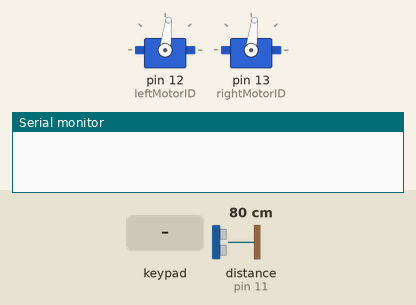
The sketch below on a simulated Arduino Uno, built with avr-gcc and run on an emulated ATmega328P. On the bench: 2 × servo, the last lines printed to the serial monitor. The inputs (shaded band) are chosen by the test bench; at power-on: distance to the obstacle (sensor on pin 11) 80 cm. The echo pulse lasts 58.3 µs per cm.

Above: at 1.2 s.
1.3 s: keypad keys 5 2 8 8 pressed 0.4 s apart
At 3.9 s:
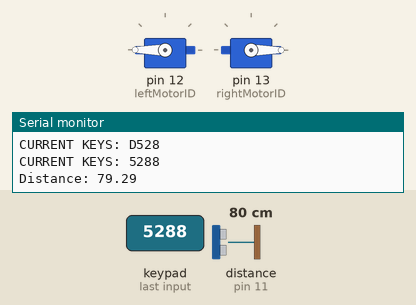
4.4 s: distance to the obstacle (sensor on pin 11) set to 7 cm
5.9 s: distance to the obstacle (sensor on pin 11) set to 4 cm
At 6.9 s:
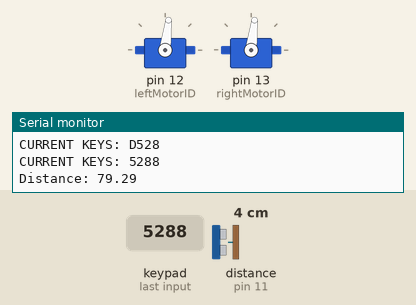
Timing chart, 0 to 8.9 s (numbered marks = the images above; inputs shaded):
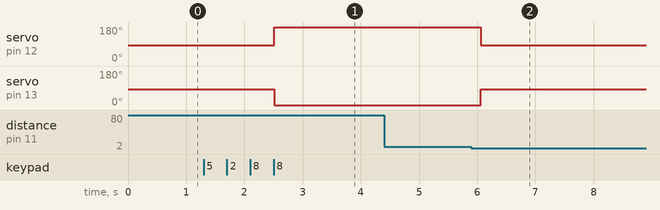

The sketch:

servorobot.ino
```cpp
#include <Servo.h>
#include <Keypad.h>

// D I/O ports for the servo motors
const int leftMotorID= 12;
const int rightMotorID = 13;

// ports for the ultrasonic sensor
const int trigPin = 10;
const int echoPin = 11;

// Time since arduino booted up
unsigned long time;

long duration;
double distance;

// Define Arduino Keypad
const byte ROWS = 4;
const byte COLS = 4;
char hexaKeys[ROWS][COLS] = {
  {'1', '2', '3', 'A'},
  {'4', '5', '6', 'B'},
  {'7', '8', '9', 'C'},
  {'*', '0', '#', 'D'}
};
byte rowPins[ROWS] = {6,7,8,9};
byte colPins[COLS] = {2,3,4,5};
Keypad customKeypad = Keypad(makeKeymap(hexaKeys), colPins, rowPins, ROWS, COLS);

// Constant team number list to compare the current list of keys to
const char teamNumberList[] = {'5','2','8','8'};
// Current list of keys pressed
char keysList[] = {'A','B','C','D'};

// Define servos
Servo leftMotor, rightMotor;
// Define value used to stop servos from rotating
int stopValue = 1410;// 1410

// Define the last key pressed/the key pressed in the current loop
char currentKey;

// Arduino initialization -> startup code
void setup() {
  Serial.begin(9600);
 leftMotor.attach(leftMotorID);
 rightMotor.attach(rightMotorID);
 stopMotors();
 pinMode(trigPin,OUTPUT); // Sets the trigPin as an output
 pinMode(echoPin,INPUT); // sets the echoPin as an input

}

// Main Arduino loop
void loop() {
  currentKey = customKeypad.getKey();
  // If a key is pressed, add it to the current stack of 4 keys
  if(currentKey != NO_KEY) {

    arrayInsert(keysList,currentKey);
    // Print last 4 keys in stack to user
    Serial.print("CURRENT KEYS: ");
    printCharArray(keysList);
    // If the last 4 keys pressed is the team number (5288), get the car to move forward
    if(doArraysMatch(teamNumberList,keysList)) {
      Serial.print("Distance: ");
      Serial.println(getDistance());
      driveForward(5);
    }
  }

}
// Swap two items in a character array
void swap(char listToSwap[], byte index1, byte index2) {
    char switcher = listToSwap[index1];
    listToSwap[index1] = listToSwap[index2];
    listToSwap[index2] = switcher;
}

// Drive robot forward until distance
void driveForward(double distConstantCM) {
  while(getDistance() > distConstantCM) {
    leftMotor.write(180);
    rightMotor.write(0);
    delay(250);
  }
  stopMotors();
}

// Stop both car motors
void stopMotors() {
  leftMotor.writeMicroseconds(stopValue-15);
  rightMotor.writeMicroseconds(stopValue-10);
}

// Check if arrays (of size 4) match
bool doArraysMatch(char list1[], char list2[]) {
  bool arraysMatch = true;
  for(int i = 0; i < 4; i++) {
    if(list1[i] !=list2[i]) {
      arraysMatch = false;
    }
  }
  return arraysMatch;
}

// Append item to character array, pushing out the first element (size 4)
void arrayInsert(char listToBubble[], char toBubble) {
  int listSize =  sizeof(listToBubble);
  char savedVariable1 = toBubble;
  char savedVariable2;
  for(int i = 3;  i >-1; i--) {
    savedVariable2 = listToBubble[i];
    listToBubble[i] = savedVariable1;
    savedVariable1 = savedVariable2;

  }
}
// Print a character array to the user
void printCharArray(char listToPrint[]) {
  int listSize = sizeof(listToPrint);
  for(int i = 0; i < 4; i++) {
    Serial.print(listToPrint[i]);
  }
  Serial.print("\n");
}
// returns distance in centimetres
double getDistance() {
  // reset sensor
  digitalWrite(trigPin, LOW);
  delayMicroseconds(2);
  // Sets the trigPin on HIGH state for 10 micro seconds
  digitalWrite(trigPin, HIGH);
  delayMicroseconds(10);
  digitalWrite(trigPin, LOW);
  // Reads the echoPin, returns the sound wave travel time in microseconds
  duration = pulseIn(echoPin, HIGH);
  // Calculating the distance
  // d = velocity*time -> velocity is speed of sound/2 because the sound waves bounce back
  distance= duration*0.034/2;
  return distance;
}
```

Measured:
- the behaviour switches between 6 and 5 cm on distance to the obstacle (sensor on pin 11) (found by bisection; images 1 and 2)
- after the input at 1.3 s, servo on pin 12 (leftMotorID): 83° → 180° after 1.2 s; servo on pin 13 (rightMotorID): 83° → 0° after 1.2 s
- after the input at 4.4 s, every drawn part: stays the same
- after the input at 5.9 s, servo on pin 12 (leftMotorID): 180° → 83° after 0.16 s; servo on pin 13 (rightMotorID): 0° → 83° after 0.16 s
